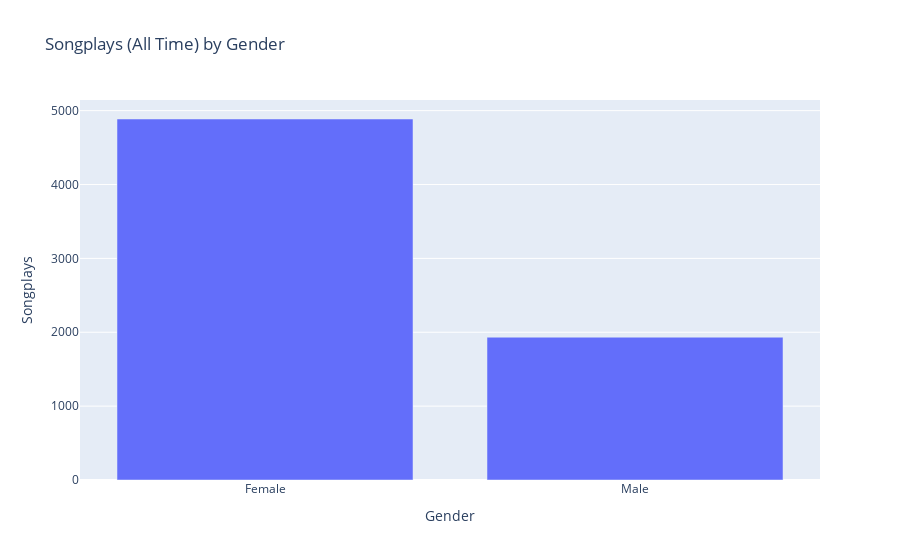

The notebook cell saved with this chart:
### Code cell
# Turn it into a graph using plotly
fig = px.bar(x=gender_data[0],y=gender_data[1],
             title="Songplays (All Time) by Gender")
fig.update_xaxes(title="Gender")
fig.update_xaxes(
    ticktext=["Female", "Male"],
    tickvals=["F","M"]   
)
fig.update_yaxes(title="Songplays")
fig.show()

### Figure 1 — Plotly figure (JSON) as saved in the notebook; plotly's stock layout.template omitted (floating-point values rounded to 4 significant figures)
{"data": [{"alignmentgroup": "True", "hovertemplate": "x=%{x}<br>y=%{y}<extra></extra>", "legendgroup": "", "marker": {"color": "#636efa"}, "name": "", "offsetgroup": "", "orientation": "v", "showlegend": false, "textposition": "auto", "type": "bar", "x": ["F", "M"], "xaxis": "x", "y": [4887, 1933], "yaxis": "y"}], "layout": {"barmode": "relative", "legend": {"tracegroupgap": 0}, "title": {"text": "Songplays (All Time) by Gender"}, "xaxis": {"anchor": "y", "domain": [0, 1], "ticktext": ["Female", "Male"], "tickvals": ["F", "M"], "title": {"text": "Gender"}}, "yaxis": {"anchor": "x", "domain": [0, 1], "title": {"text": "Songplays"}}}}
